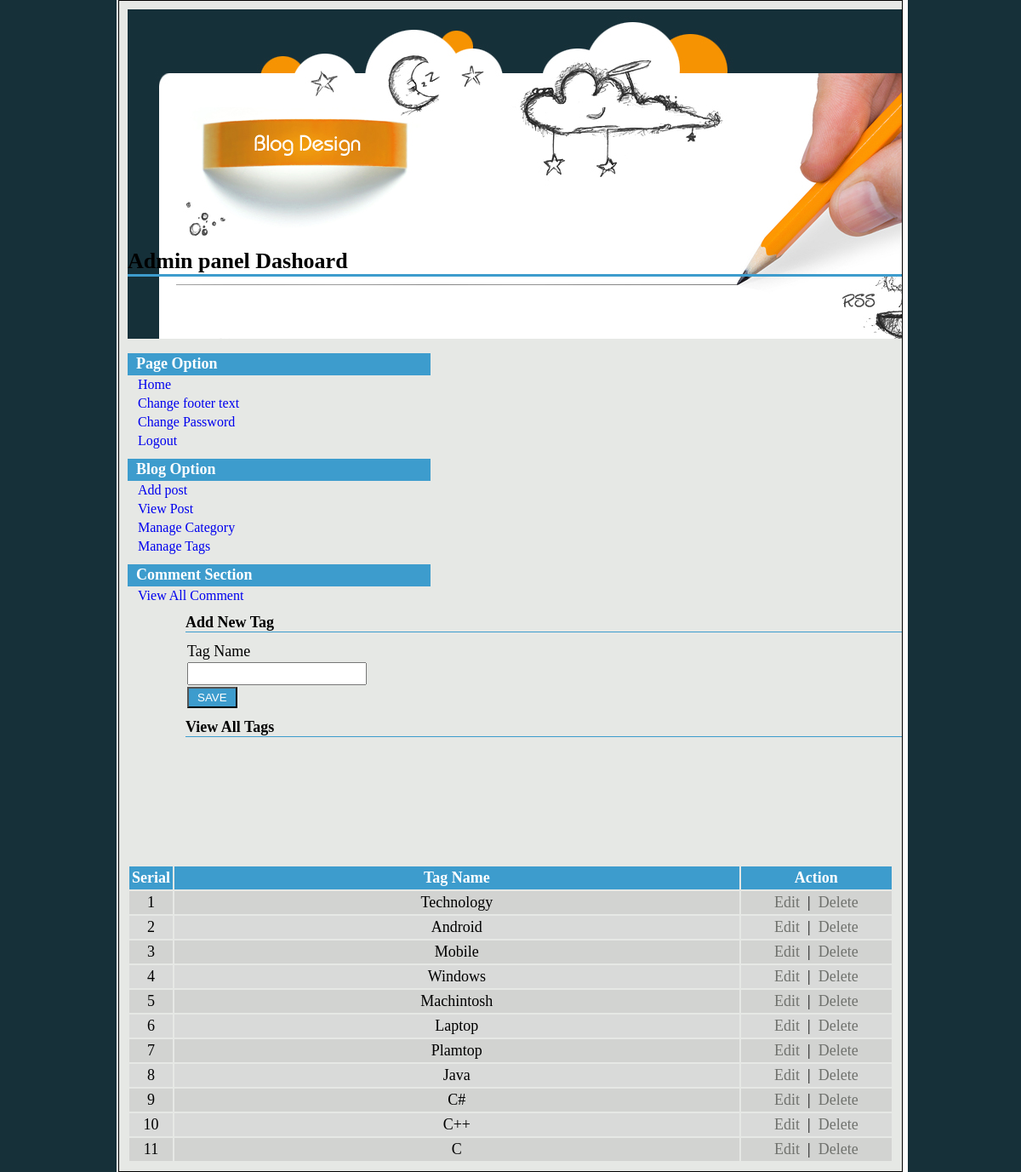
The app's page /admin/manage-tag.php (signed in) with its own data.
### tables this page shows
CREATE TABLE IF NOT EXISTS `tbl_tag` (
`tag_id` int(11) NOT NULL,
  `tag_name` varchar(255) NOT NULL
);

### admin/manage-tag.php (the view, shortened to what this page needs)
<?php
include('../config.php');
?>
<?php
include('header.php')
?>
	<h2>Add New Tag</h2>
	<form action="" method="post">
	<table class="tbl1">
		<tr>
			<td>Tag Name</td>
		</tr>
		<tr>
		<td><input class="sort" type="text" name="tag_name"></td>
		</tr>
		<tr>
			<td><input  type="submit" value="SAVE" name="form1"></td>
		</tr>
	</table>
	</form>
	<h2>View All Tags</h2>
</div>
	<table class="tbl2">
		<tr>
			<th width="5%">Serial</th>
			<th width="75%">Tag Name</th>
			<th width="20%">Action</th>
		</tr>
		<?php
		$statement = $db->prepare("select * from tbl_tag");
		$statement->execute();
		$result = $statement->fetchAll(PDO::FETCH_ASSOC);
		$i = 0;
		foreach($result as $row)
		{
			$i++;
			?>
			<tr>
			<td><?php echo $i;?></td>
			<td><?php echo $row['tag_name'];?></td>
			<td><a class="fancybox" href="#inline1<?php echo $i;?>"> Edit</a>
			&nbsp;|&nbsp;
			<a onclick='return confirmDelete();' href="manage-tag.php? id=<?php echo $row['tag_id'];?>">Delete</a></td>
		</tr>
		<?php
		}
		?>
	</table>
<?php include('footer.php')?>

### style_admin.css (style rules this page uses)
* { padding:0; margin:0; }
body { font-family: 'Times New Roman',arial; font-size:18px; }
input[type='submit'] { cursor: pointer; background-color:#3d9ccd; padding:3px 10px; color:#fff; }
#content h2 { border-bottom:1px solid #3d9ccd; color:#000; font-size: 18px; margin-top: 10px; }
table.tbl1 { margin-top: 10px; }
table.tbl1 tr td input[type='text'] { font-size: 16px; height: 23px; line-height: 23px; }
table.tbl2 { margin-top: 10px; }
table.tbl2 tr td { text-align: center; padding: 3px; }
table.tbl2 tr th { background-color: #3d9ccd; color: #fff; padding: 3px; }
table.tbl2 tr:nth-child(2n+1) td { background-color: #d9dad9; }
table.tbl2 tr:nth-child(2n) td { background-color: #d2d3d1; }
table.tbl2 tr td a { color: #70726e; text-decoration: none; }

### style.css (style rules this page uses)
* { margin:0px; padding:0px; }
html { width:100%; height:100%; background-color:#163039; }
body { width:1000px; height:100%; position:relative; margin:0 auto; background-image:url(images/bg.gif); background-position:top left; background-repeat:repeat-y; }
html > body { height:auto; min-height:100%; }

### records on screen
tbl_tag: tag_name "Technology"
tbl_tag: tag_name "Android"
tbl_tag: tag_name "Mobile"
tbl_tag: tag_name "Windows"
tbl_tag: tag_name "Machintosh"
tbl_tag: tag_name "Laptop"
tbl_tag: tag_name "Plamtop"
tbl_tag: tag_name "Java"
tbl_tag: tag_name "C#"
tbl_tag: tag_name "C++"
tbl_tag: tag_name "C"
